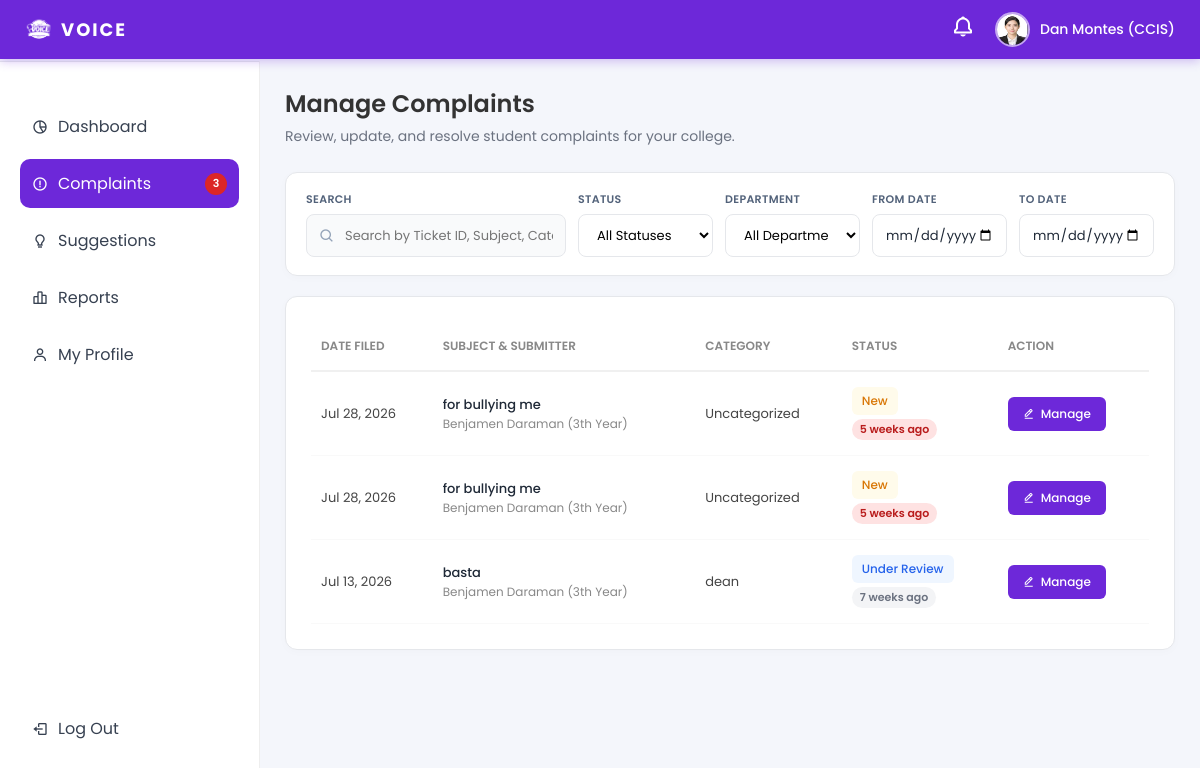
Screenshot of /Ui-main/dean/dean_complaints.php (signed in) with the database file from the repository.
### tables this page shows
CREATE TABLE `dean_profiles` (
  `id` int(11) NOT NULL,
  `user_id` int(11) NOT NULL,
  `first_name` varchar(50) NOT NULL,
  `last_name` varchar(50) NOT NULL,
  `college_id` int(11) DEFAULT NULL,
  `phone` varchar(20) DEFAULT NULL,
  `office` varchar(100) DEFAULT NULL,
  `status` enum('active','inactive') DEFAULT 'active',
  `profile_photo` varchar(255) DEFAULT NULL,
  `created_at` timestamp NOT NULL DEFAULT current_timestamp()
);

CREATE TABLE `colleges` (
  `id` int(11) NOT NULL,
  `code` varchar(20) NOT NULL,
  `name` varchar(150) NOT NULL,
  `status` enum('active','inactive') DEFAULT 'active',
  `created_at` timestamp NOT NULL DEFAULT current_timestamp()
);

CREATE TABLE `complaints` (
  `id` int(11) NOT NULL,
  `ticket_no` varchar(20) NOT NULL,
  `student_id` int(11) DEFAULT NULL,
  `complainant_name` varchar(100) NOT NULL,
  `complainant_address` text NOT NULL,
  `complainant_sex` enum('male','female','other') DEFAULT NULL,
  `complainant_age` int(3) DEFAULT NULL,
  `complainant_civil_status` varchar(50) DEFAULT NULL,
  `complainant_contact_details` varchar(255) DEFAULT NULL,
  `person_complained_of` varchar(100) NOT NULL,
  `date_of_incident` date NOT NULL,
  `time_of_incident` time DEFAULT NULL,
  `place_of_incident` varchar(255) NOT NULL,
  `act_complained_of` text NOT NULL,
  `narrative_report` longtext NOT NULL,
  `college_id` int(11) DEFAULT NULL,
  `category_id` int(11) DEFAULT NULL,
  `proof_of_complaint` text DEFAULT NULL,
  `attachments` varchar(255) DEFAULT NULL,
  `desired_outcome` text DEFAULT NULL,
  `terms_agreement_accepted` tinyint(1) DEFAULT 1,
  `signature` varchar(255) DEFAULT NULL,
  `status` enum('new','pending','under_review','resolved','closed') DEFAULT 'new',
  `is_anonymous` tinyint(1) DEFAULT 0,
  `approval_status` varchar(50) DEFAULT 'pending',
  `admin_id` int(11) DEFAULT NULL,
  `admin_notes` text DEFAULT NULL,
  `admin_reviewed_at` timestamp NULL DEFAULT NULL,
  `created_at` timestamp NOT NULL DEFAULT current_timestamp(),
  `school_year` varchar(9) DEFAULT NULL,
  `updated_at` timestamp NOT NULL DEFAULT current_timestamp() ON UPDATE current_timestamp(),
  `is_escalated` tinyint(1) DEFAULT 0,
  `visibility_status` varchar(50) DEFAULT 'private' COMMENT 'private, public'
);

CREATE TABLE `student_profiles` (
  `id` int(11) NOT NULL,
  `user_id` int(11) NOT NULL,
  `student_number` varchar(20) NOT NULL,
  `first_name` varchar(50) NOT NULL,
  `last_name` varchar(50) NOT NULL,
  `middle_name` varchar(50) DEFAULT NULL,
  `gender` enum('male','female','other') DEFAULT NULL,
  `contact_number` varchar(20) DEFAULT NULL,
  `college_id` int(11) DEFAULT NULL,
  `year_level` tinyint(4) DEFAULT NULL,
  `section` varchar(10) DEFAULT NULL,
  `school_year` varchar(20) DEFAULT NULL,
  `id_document` varchar(255) DEFAULT NULL,
  `status` enum('pending','active','inactive') DEFAULT 'pending',
  `created_at` timestamp NOT NULL DEFAULT current_timestamp(),
  `program_id` int(11) DEFAULT NULL,
  `complaint_count` int(11) NOT NULL DEFAULT 0
);

### Ui-main/dean/dean_complaints.php (the view, shortened to what this page needs)
<?php
require_once __DIR__ . '/../db_connection.php';
require_once __DIR__ . '/../complaint_age_helpers.php';
function e(string $value): string
{
    return htmlspecialchars($value, ENT_QUOTES, 'UTF-8');
}
$flashMsg = '';
$deanUserId = isset($_SESSION['user_id']) ? (int)$_SESSION['user_id'] : 0;
$deanCollegeId = null;
try {
    if ($deanUserId > 0 && (string)($_SESSION['role'] ?? '') === 'dean') {
        $deanStmt = $pdo->prepare('SELECT college_id FROM dean_profiles WHERE user_id = :user_id LIMIT 1');
        $deanStmt->execute([':user_id' => $deanUserId]);
        $dean = $deanStmt->fetch();
        if ($dean) {
            $deanCollegeId = $dean['college_id'] !== null ? (int)$dean['college_id'] : null;
        }
    }
} catch (PDOException $e) {
    $flashMsg = 'Unable to resolve dean profile.';
    $flashType = 'error';
}
$q = trim((string)($_GET['q'] ?? ''));
$statusFilter = strtolower(trim((string)($_GET['status'] ?? 'all')));
$dateFrom = trim((string)($_GET['date_from'] ?? ''));
$dateTo = trim((string)($_GET['date_to'] ?? ''));
$complaints = [];
$params = [];
try {
    $sql =
        "SELECT
            c.id,
            c.ticket_no,
            c.created_at,
            c.date_of_incident,
            c.time_of_incident,
            c.place_of_incident,
            c.act_complained_of,
            c.narrative_report,
            c.proof_of_complaint,
            c.desired_outcome,
            c.attachments,
            c.status,
            c.is_anonymous,
            c.complainant_name,
            c.complainant_address,
            c.complainant_sex,
            c.complainant_age,
            c.complainant_civil_status,
            c.complainant_contact_details,
            c.person_complained_of,
            COALESCE(cc.name, 'Uncategorized') AS category_name,
            sp.id AS student_id,
            sp.first_name,
            sp.last_name,
            sp.year_level,
            tf.id AS feedback_id,
            tf.satisfaction AS feedback_satisfaction,
            tf.comment AS feedback_comment,
            tf.created_at AS feedback_created_at
         FROM complaints c
         LEFT JOIN complaint_categories cc ON cc.id = c.category_id
         LEFT JOIN student_profiles sp ON sp.id = c.student_id
         LEFT JOIN ticket_feedback tf ON tf.ticket_type = 'complaint' AND tf.ticket_id = c.id AND tf.student_id = sp.id
         WHERE c.approval_status = 'approved'";
    $sql .= ' AND c.college_id = :college_id';
    $params[':college_id'] = $deanCollegeId;
    $sql .= ' ORDER BY CASE WHEN c.status = "flagged" THEN 0 ELSE 1 END, c.created_at DESC';
    $stmt = $pdo->prepare($sql);
    $stmt->execute($params);
    $complaints = $stmt->fetchAll();
} catch (PDOException $e) {
    if ($flashMsg === '') {
        $flashMsg = 'Unable to load complaints.';
        $flashType = 'error';
    }
}
?>
<!DOCTYPE html>
<html lang="en">
<head>
<link href='https://unpkg.com/boxicons@2.1.4/css/boxicons.min.css' rel='stylesheet'>
</head>
<body>
<?php include 'dean_topbar.php'; ?>
<?php include 'dean_sidebar.php'; ?>
<div class="main">
    <div class="dashboard-container">
        <h2 class="page-title">Manage Complaints</h2>
        <p class="page-subtitle">Review, update, and resolve student complaints for your college.</p>
        <div class="controls-bar">
            <form method="GET" class="controls-form" id="deanComplaintFiltersForm">
                <div class="controls-left">
                    <div class="search-filter">
                        <span>Search</span>
                        <div class="search-box">
                            <i class='bx bx-search'></i>
                            <input type="text" name="q" value="<?php echo e($q); ?>" placeholder="Search by Ticket ID, Subject, Category">
                        </div>
                    </div>
                    <div class="filter-box">
                        <span>Status</span>
                        <select name="status">
                            <option value="all" <?php echo $statusFilter === 'all' ? 'selected' : ''; ?>>All Statuses</option>
                        </select>
                    </div>
                    <div class="filter-box">
                        <span>Department</span>
                        <select name="department">
                            <option value="0">All Departments</option>
                        </select>
                    </div>
                    <label class="date-filter">
                        <span>From Date</span>
                        <input type="date" name="date_from" value="<?php echo e($dateFrom); ?>">
                    </label>
                    <label class="date-filter">
                        <span>To Date</span>
                        <input type="date" name="date_to" value="<?php echo e($dateTo); ?>">
                    </label>
                </div>
            </form>
        </div>
        <div class="data-card">
            <table>
                <thead>
                    <tr>
                        <th>Date Filed</th>
                        <th>Subject & Submitter</th>
                        <th>Category</th>
                        <th>Status</th>
                        <th>Action</th>
                    </tr>
                </thead>
                <tbody>
                    <?php if (count($complaints) === 0): ?>
                        <tr>
                            <td colspan="5">No complaints found for your college.</td>
                        </tr>
                    <?php else: ?>
                        <?php foreach ($complaints as $row): ?>
                            <?php
                                $status = (string)$row['status'];
                                $statusClass = 'status-pending';
                                $statusLabel = 'New';
                                if ($status === 'under_review') {
                                    $statusClass = 'status-review';
                                    $statusLabel = 'Under Review';
                                } elseif ($status === 'resolved') {
                                    $statusClass = 'status-resolved';
                                    $statusIcon = 'bx-check-circle';
                                    $statusLabel = 'Resolved';
                                } elseif ($status === 'dismissed') {
                                    $statusClass = 'status-dismissed';
                                    $statusIcon = 'bx-x-circle';
                                    $statusLabel = 'Dismissed';
                                } elseif ($status === 'flagged') {
                                    $statusClass = 'status-flagged';
                                    $statusIcon = 'bx-flag';
                                    $statusLabel = 'Flagged';
                                }
                                $submitter = ((int)$row['is_anonymous'] === 1)
                                    ? 'Anonymous Student'
                                    : trim((string)$row['first_name'] . ' ' . (string)$row['last_name']) . ((string)$row['year_level'] !== '' ? ' (' . (int)$row['year_level'] . 'th Year)' : '');
                            ?>
                            <tr>
                                <td><?php echo e(date('M d, Y', strtotime((string)$row['created_at']))); ?></td>
                                <td>
                                    <div class="subject-text"><?php echo e((string)$row['act_complained_of']); ?></div>
                                    <div class="small-text"><?php echo e($submitter); ?></div>
                                </td>
                                <td><?php echo e((string)$row['category_name']); ?></td>
                                <td>
                                    <span class="status-badge <?php echo e($statusClass); ?>"><?php echo e($statusLabel); ?></span>
                                    <div><?php echo complaint_age_badge((string)$row['created_at'], (string)$row['status']); ?></div>
                                </td>
                                <td>
                                    <a href="dean_ticket_detail.php?id=<?php echo (int)$row['id']; ?>" class="btn-manage" style="text-decoration:none;display:inline-flex;align-items:center;gap:6px;"><i class='bx bx-edit-alt'></i> Manage</a>
                                </td>
                            </tr>
                        <?php endforeach; ?>
                    <?php endif; ?>
                </tbody>
            </table>
        </div>
    </div>
</div>
</body>
</html>

### Ui-main/dean/dean_topbar.php (shortened to what this page needs)
<?php
require_once __DIR__ . '/../db_connection.php';
$topbarProfilePic = '';
$topbarDisplayName = trim((string)($_SESSION['full_name'] ?? 'Dean User'));
if (isset($_SESSION['user_id'])) {
    try {
        $hasPhotoColumn = false;
        $photoCheck = $pdo->query("SHOW COLUMNS FROM dean_profiles LIKE 'profile_photo'");
        if ($photoCheck && $photoCheck->fetch()) {
            $hasPhotoColumn = true;
        }
        if ($hasPhotoColumn) {
            $deanStmt = $pdo->prepare(
                'SELECT dp.first_name, dp.last_name, dp.profile_photo, c.code AS college_code
                 FROM dean_profiles dp
                 LEFT JOIN colleges c ON c.id = dp.college_id
                 WHERE dp.user_id = :user_id
                 LIMIT 1'
            );
            $deanStmt->execute([':user_id' => (int)$_SESSION['user_id']]);
            $deanProfile = $deanStmt->fetch(PDO::FETCH_ASSOC) ?: null;
            if ($deanProfile) {
                $fullName = trim(((string)($deanProfile['first_name'] ?? '')) . ' ' . ((string)($deanProfile['last_name'] ?? '')));
                if ($fullName !== '') {
                    $topbarDisplayName = $fullName;
                }
                $collegeCode = trim((string)($deanProfile['college_code'] ?? ''));
                if ($collegeCode !== '') {
                    $topbarDisplayName .= ' (' . $collegeCode . ')';
                }
                $photo = trim((string)($deanProfile['profile_photo'] ?? ''));
                if ($photo !== '') {
                    if (stripos($photo, 'http://') === 0 || stripos($photo, 'https://') === 0) {
                        $topbarProfilePic = $photo;
                    } else {
                        $topbarProfilePic = '../' . ltrim($photo, '/');
                    }
                }
            }
        }
    } catch (PDOException $e) {
    }
}
?>
<link href='https://unpkg.com/boxicons@2.1.4/css/boxicons.min.css' rel='stylesheet'>
<div class="topbar">
    <a class="topbar-logo" href="dean_dashboard.php">
        <img src="../assets/images/logo.png" alt="Logo">
        <span>VOICE</span>
    </a>
    <div class="topbar-right">
        <div class="topbar-bell" id="bellIcon">
            <i class='bx bx-bell'></i>
        </div>
        <div class="profile-container" id="profileIcon">
            <?php if ($topbarProfilePic !== ''): ?>
                <img class="profile-pic" src="<?php echo htmlspecialchars($topbarProfilePic, ENT_QUOTES, 'UTF-8'); ?>" alt="profile">
            <?php endif; ?>
            <span><?php echo htmlspecialchars($topbarDisplayName, ENT_QUOTES, 'UTF-8'); ?></span>
        </div>
    </div>
</div>

### Ui-main/complaint_age_helpers.php (shortened to what this page needs)
<?php
function complaint_time_ago(string $dateTime): string
{
    $timestamp = strtotime($dateTime);
    $seconds = time() - $timestamp;
    $units = [
        ['limit' => 3600,    'divisor' => 60,     'singular' => 'minute'],
        ['limit' => 86400,   'divisor' => 3600,   'singular' => 'hour'],
        ['limit' => 604800,  'divisor' => 86400,  'singular' => 'day'],
        ['limit' => 5259492, 'divisor' => 604800, 'singular' => 'week'],
    ];
    foreach ($units as $unit) {
        if ($seconds < $unit['limit']) {
            $value = (int)floor($seconds / $unit['divisor']);
            $value = max(1, $value);
            return $value . ' ' . $unit['singular'] . ($value === 1 ? '' : 's') . ' ago';
        }
    }
    return 'on ' . date('M d, Y', $timestamp);
}
function complaint_is_awaiting_action(string $status): bool
{
    return in_array(strtolower(trim($status)), ['new', 'pending', ''], true);
}
function complaint_age_level(string $dateTime, string $status): string
{
    if (!complaint_is_awaiting_action($status)) {
        return '';
    }
    $timestamp = strtotime($dateTime);
    $hours = (time() - $timestamp) / 3600;
    if ($hours >= 72) {
        return 'overdue';
    }
    return 'fresh';
}
function complaint_age_badge(string $dateTime, string $status): string
{
    $label = complaint_time_ago($dateTime);
    $level = complaint_age_level($dateTime, $status);
    $class = 'age-chip' . ($level !== '' ? ' age-' . $level : ' age-done');
    return '<span class="' . $class . '">' . htmlspecialchars($label, ENT_QUOTES, 'UTF-8') . '</span>';
}

### rows the page displays
dean_profiles: profile_photo (picture), topbarDisplayName "Dan Montes (CCIS)"
complaints: created_at "Jul 28, 2026", act_complained_of "for bullying me", is_anonymous.year_level "Benjamen Daraman (3th Year)", category_name "Uncategorized", statusLabel "New", created_at "5 weeks ago"
complaints: created_at "Jul 28, 2026", act_complained_of "for bullying me", is_anonymous.year_level "Benjamen Daraman (3th Year)", category_name "Uncategorized", statusLabel "New", created_at "5 weeks ago"
complaints: created_at "Jul 13, 2026", act_complained_of "basta", is_anonymous.year_level "Benjamen Daraman (3th Year)", category_name "dean", status "Under Review", created_at "7 weeks ago"

### other values shown
$pendingComplaintCount "3"
